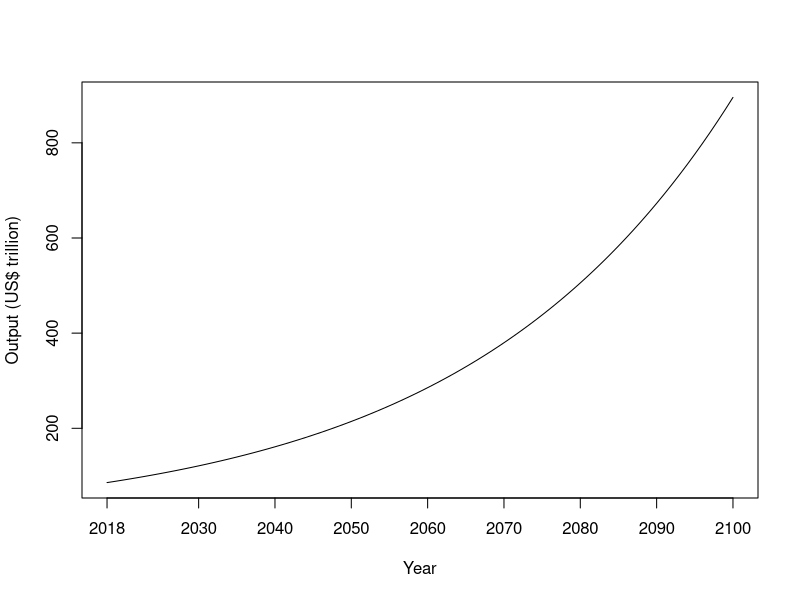
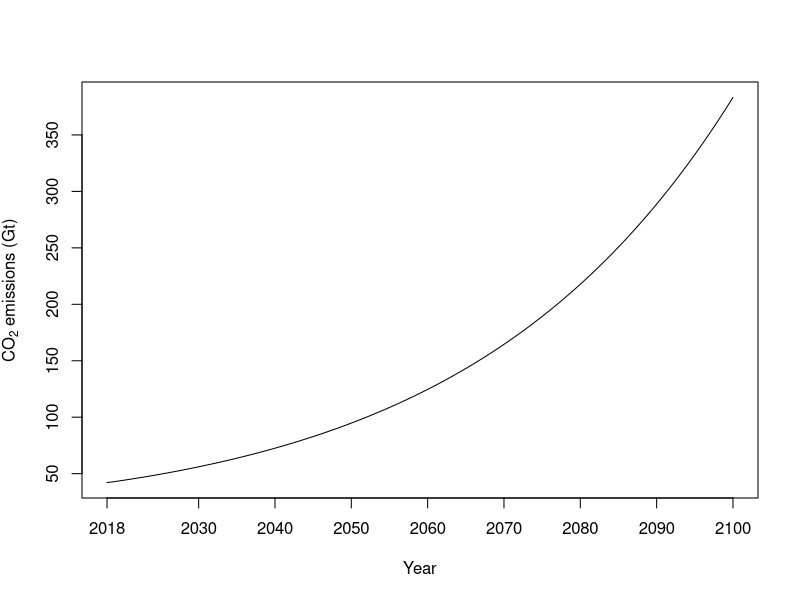
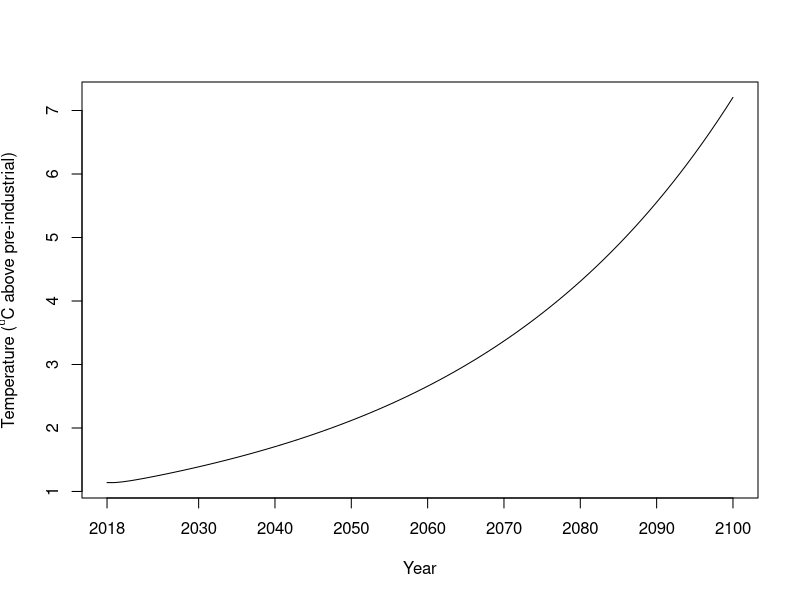

R code for these plots, in order:
#Clear the workspace and identify how many time periods (T) you wish your model to run (once you write the commands, press 'Source')

rm(list=ls(all=TRUE))
T<-83

#STEP 1: For each endogenous variable, create a vector that has a length equal to the time periods. (Once you have written the commands, press 'Source'.)

#Endogenous variables
Y<- vector(length=T)
E<- vector(length=T)
E_F<- vector(length=T)
EMIS_IN<- vector(length=T)
EMIS_L<- vector(length=T)
EMIS<- vector(length=T)
g_EMIS_L<- vector(length=T)
CO2_CUM<- vector(length=T)
T_AT<- vector(length=T)

#STEP 2: Give values to the parameters (use the values reported in the table in Section 3).

#Parameters
for (i in 1:T) {
  if (i == 1) {
    for (iterations in 1:10){
      g_Y<-0.029
      epsilon <- E[i]/Y[i] #EJ/trillion US$
      theta<-0.15
      omega<-EMIS_IN[i]/E_F[i] #Gt/EJ
      seq<- 0.002186
      zeta_9<-0.014
      t_1<- 0.5
      t_2<- 1.1
      phi<-1.72/(3.667*1000)
      
      #STEP 3: Give values to your initial variables (use the values reported in the table in Section 3).
      
      #Initial values
      Y[i] <- 85.9 #trillion US$
      E[i]<-590 #EJ
      E_F[i]<-(1-theta)*E[i] #EJ
      EMIS_IN[i]<-36.6 #Gt
      EMIS_L[i] <-5.5 #Gt
      g_EMIS_L[i]<-0.016
      EMIS[i]<- EMIS_IN[i]+EMIS_L[i] #Gt
      CO2_CUM[i]<-2210 # GtCO2
      T_AT[i] <-1.14 #0C
    }
  }
  
  #STEP 4: Write down the equations and run the model. (Once you have written the commands, press 'Source'.)
  
  #Equations
  else {
    
    for (iterations in 1:10){
      
      Y[i] <- Y[i-1]*(1+g_Y) #Eq. (1)
      E[i] <- epsilon*Y[i] #Eq. (2)
      E_F[i] <- (1-theta)*E[i] #Eq. (3)
      EMIS_IN[i] <- omega*(1-seq)*E_F[i] #Eq. (4)
      EMIS_L[i]<- EMIS_L[i-1]*(1-g_EMIS_L[i]) #Eq. (5)
      g_EMIS_L[i]<-g_EMIS_L[i-1]*(1-zeta_9) #Eq. (6)
      EMIS[i] <- EMIS_IN[i]+EMIS_L[i] #Eq. (7)
      CO2_CUM[i]<-CO2_CUM[i-1]+EMIS[i] #Eq. (8)
      T_AT[i]<-T_AT[i-1]+t_1*(t_2*phi*CO2_CUM[i-1]-T_AT[i-1]) #Eq. (9)
    }
  }
}

#STEP 5: Create a table to report the following variables: Y, E_F, EMIS_IN, EMIS, CO2_CUM, T_AT. Create also 3 graphs for the variables Y, EMIS and T_AT. (Once you have written the commands, press 'Source'.)

#Table
matrixname<-paste("Table")
assign (matrixname, (round(cbind(Y, E_F, EMIS_IN, EMIS, CO2_CUM, T_AT), digits=4)))

plot(Table[1:83,c("Y")], type="l", xlab= "Year", ylab="Output (US$ trillion)", xaxt="n")
axis(side=1, at=c(1, 13, 23, 33, 43, 53, 63, 73, 83) , labels=c("2018", "2030","2040","2050","2060", "2070", "2080", "2090", "2100"))

plot(Table[1:83,c("EMIS")], type="l", xlab= "Year", ylab=expression("CO" [2]*" emissions (Gt)"),xaxt="n")
axis(side=1, at=c(1, 13, 23, 33, 43, 53, 63, 73, 83) , labels=c("2018", "2030","2040","2050","2060", "2070", "2080", "2090", "2100"))

plot(Table[1:83,c("T_AT")], type="l", xlab= "Year", ylab=expression("Temperature ("^{o}*"C above pre-industrial)"), xaxt="n")
axis(side=1, at=c(1, 13, 23, 33, 43, 53, 63, 73, 83) , labels=c("2018", "2030","2040","2050","2060", "2070", "2080", "2090", "2100"))





